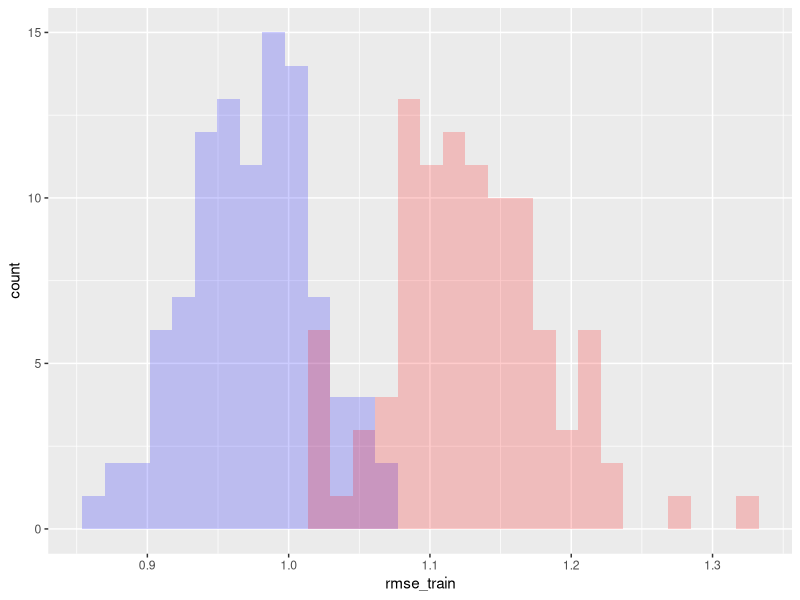
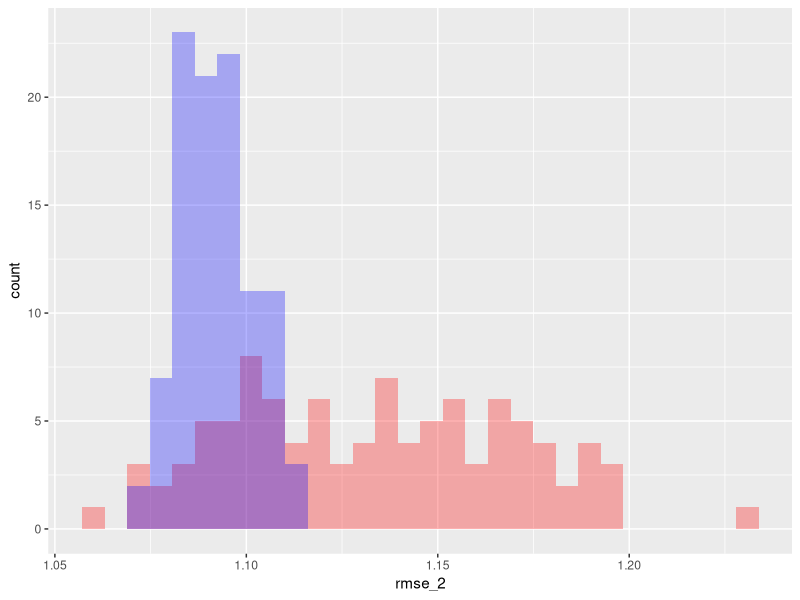
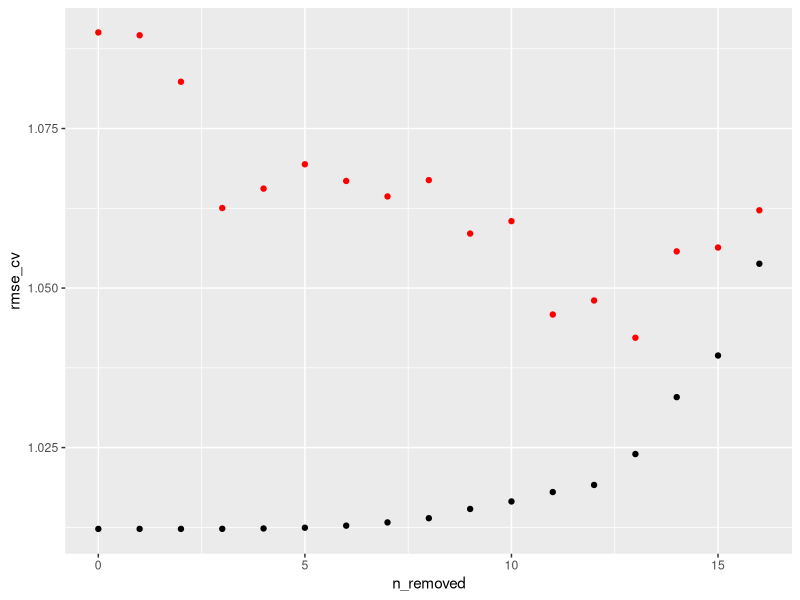
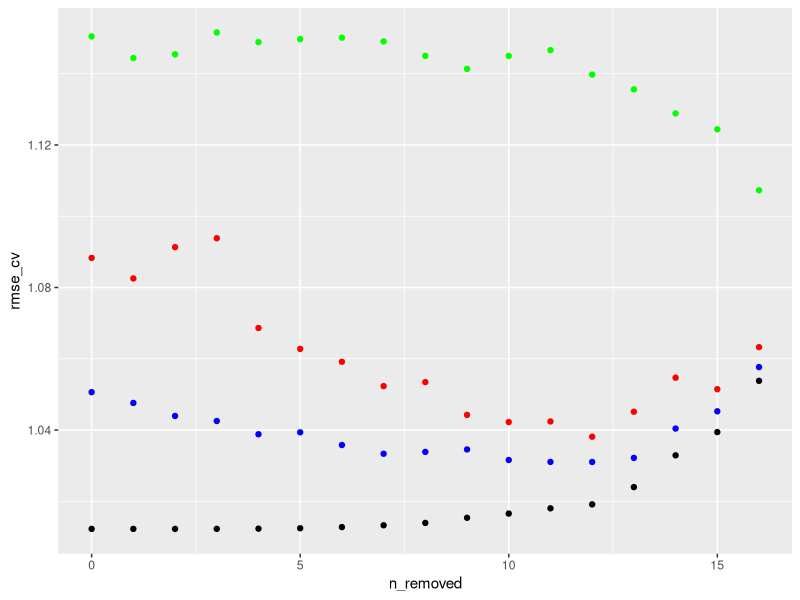
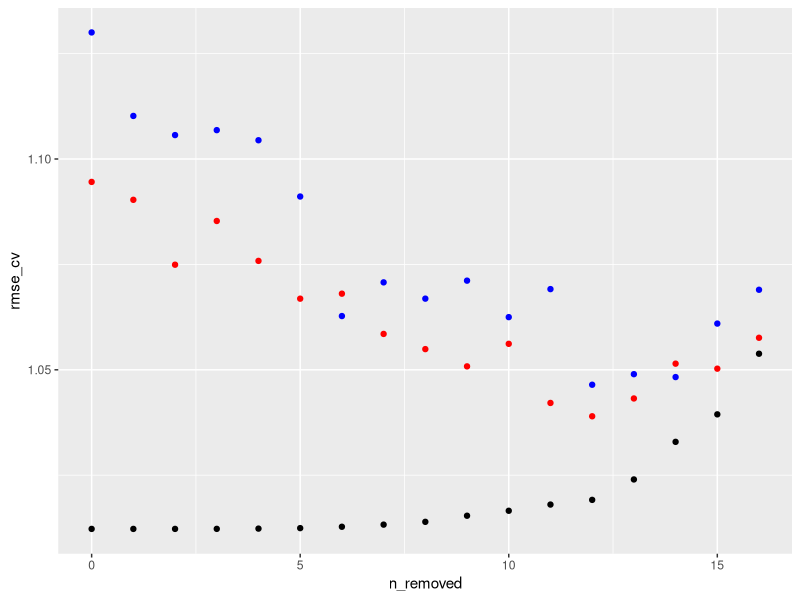

Write R code to recreate these figures, in order. (Note: this script raises an error after producing the figures.)
library(dplyr)
library(ggplot2)

# Load data
setwd('C:/Users/Andrew/Documents/Signal/curriculum/datasets/speed-dating-simple/')
df = read.csv('speed-dating-simple.csv')
df_attr = select(df, -intel_o, -amb_o, -fun_o, -sinc_o)
df_attr = filter(df_attr, gender==0)
df_attr = select(df_attr, -gender)

# Single train/test split
split_data = function(df) {
  groups = sample(1:nrow(df)) %% 2
  train = df[groups == 0, ]
  test = df[groups == 1, ]
  list(train=train, test=test)
}

split_predict = function(train, test) {
  model = lm(attr_o ~ ., train)
  pred_train = predict(model, train)
  pred_test = predict(model, test)
  list(train=pred_train, test=pred_test)
}

rmse = function(x, y) sqrt(mean((x-y)^2))

niter = 100
rmse_train = rep(0, niter)
rmse_test = rep(0, niter)
for (i in 1:niter) {
  print(paste('Iteration:', i))
  splits = split_data(df_attr)
  preds = split_predict(splits$train, splits$test)
  rmse_train[i] = rmse(preds$train, splits$train$attr_o)
  rmse_test[i] = rmse(preds$test, splits$test$attr_o)
}
rmses = data.frame(rmse_train, rmse_test)
ggplot(rmses) + geom_histogram(aes(rmse_train), fill="blue", alpha=0.2) + geom_histogram(aes(rmse_test), fill="red", alpha=0.2)

std_error = function(x) sd(x) / sqrt(length(x))

std_error(rmse_test)
std_error(rmse_train)

# n-fold cross validation
nfold_cv = function(df, n_folds) {
  # Make empty predictions vector
  preds = numeric(nrow(df))

  # Calculate the different folds
  folds = sample(nrow(df)) %% n_folds + 1

  for (i in 1:n_folds) {
    # Get subsets of the data
    df_train = df[folds != i, ]
    df_test = df[folds == i, ]

    # Fit linear model to training set
    fit = lm(attr_o ~ ., df_train)

    # Make predictions for other training set
    preds[folds == i] = predict(fit, df_test)
  }

  # Return RMSE
  sqrt(mean((preds - df$attr_o)^2))
}

# Run 100 trials for calculation of RMSE
rmse_2 = numeric(100)
rmse_10 = numeric(100)

for (i in 1:100) {
  print(paste('Iteration', i))
  rmse_2[i] = nfold_cv(df_attr, 2)
  rmse_10[i] = nfold_cv(df_attr, 10)
}

# Plot values of RMSE
df_rmse = data.frame(rmse_2, rmse_10)
ggplot(df_rmse) + geom_histogram(aes(x=rmse_2), alpha=0.3, fill="red") + geom_histogram(aes(x=rmse_10), alpha=0.3, fill="blue")

std_error(rmse_2)
std_error(rmse_10)


# Stepwise regression code by Michael Beese II (heavily modified)

backward_step = function(df) {
  rmse_cv = c()
  rmse_nocv = c()
  n_removed = c()
  n_removed_count = 0
  while (length(colnames(df)) > 1) {
    # Fit model
    model = lm(attr_o ~ ., df)

    # Add cross-validated RMSE estimate
    rmse_cv = c(rmse_cv, nfold_cv(df, 10))

    # Add RMSE for linear regression on whole dataset
    rmse_nocv = c(rmse_nocv, rmse(predict(model, df), df$attr_o))

    # Add # features removed
    n_removed = c(n_removed, n_removed_count)

    # Feature elimination
    sumDF = as.data.frame(summary(model)$coefficients)
    sumDF = cbind(sumDF, rownames(sumDF))
    sumDF = sumDF[-1, ] # remove Intercept column
    maxRow = filter(sumDF, sumDF[4] == max(sumDF[4])) # biggest p-value

    # Eliminate column
    df = select(df, -one_of(as.character(maxRow[[5]])))

    n_removed_count = n_removed_count + 1
  }
  return(data.frame(n_removed=n_removed, rmse_cv=rmse_cv, rmse_nocv=rmse_nocv))
}

step_results = backward_step(df_attr)

# Not a completely smooth plot, but RMSE decreases as
# features are removed and then sharply climbs when you've
# removed ~14 variables
ggplot(step_results) + geom_point(aes(x=n_removed, y=rmse_cv), color="red") + geom_point(aes(x=n_removed, y=rmse_nocv))

# Using the real step() function
backStepOfficial = function(df) {
  responseVars = c("attr_o", "sinc_o","intel_o","fun_o","amb_o")
  finalModels = list()
  for(i in responseVars){
    activities = select(df, one_of(i), sports:yoga)
    f = paste(i,"~.")
    model = lm(f, activities)
    s = step(model, formula(model), direction="backward")
    finalModels[[length(finalModels)+1]] = s
  }
  return(finalModels)
}

# Female vs. male
step_f = backStepOfficial(filter(df, gender==0))
step_m = backStepOfficial(filter(df, gender==1))

# Bootstrap functions

bootstrap_bad = function(df, approach) {
  rmse_sum = 0
  for (i in 1:100) {
    idx_btstrap = sample(1:nrow(df), replace=TRUE)
    df_btstrap = df[idx_btstrap, ]

    if (approach == 1) {
      train = df_btstrap
      test = df
    } else if (approach == 2) {
      train = df
      test = df_btstrap
    }

    # Train model
    model = lm(attr_o ~ ., train)
    preds = predict(model, test)

    rmse_sum = rmse_sum + rmse(preds, df$attr_o)
  }
  rmse_sum / 100
}

backward_step_2 = function(df) {
  rmse_cv = c()
  rmse_nocv = c()
  rmse_btstrap_1 = c()
  rmse_btstrap_2 = c()
  n_removed = c()
  n_removed_count = 0
  while (length(colnames(df)) > 1) {
    # Fit model
    model = lm(attr_o ~ ., df)

    # Add cross-validated RMSE estimate
    rmse_cv = c(rmse_cv, nfold_cv(df, 10))

    # Add RMSE for linear regression on whole dataset
    rmse_nocv = c(rmse_nocv, rmse(predict(model, df), df$attr_o))

    # Add bootstrap RMSE
    rmse_btstrap_1 = c(rmse_btstrap_1, bootstrap_bad(df, approach=1))
    rmse_btstrap_2 = c(rmse_btstrap_2, bootstrap_bad(df, approach=2))

    # Add # features removed
    n_removed = c(n_removed, n_removed_count)

    # Feature elimination
    sumDF = as.data.frame(summary(model)$coefficients)
    sumDF = cbind(sumDF, rownames(sumDF))
    sumDF = sumDF[-1, ] # remove Intercept column
    maxRow = filter(sumDF, sumDF[4] == max(sumDF[4])) # biggest p-value

    # Eliminate column
    df = select(df, -one_of(as.character(maxRow[[5]])))

    n_removed_count = n_removed_count + 1
  }
  return(data.frame(n_removed=n_removed, rmse_cv=rmse_cv, rmse_nocv=rmse_nocv, rmse_btstrap_1=rmse_btstrap_1, rmse_btstrap_2=rmse_btstrap_2))
}

step_results_2 = backward_step_2(df_attr)

ggplot(step_results_2) + geom_point(aes(x=n_removed, y=rmse_cv), color="red") + geom_point(aes(x=n_removed, y=rmse_nocv)) + geom_point(aes(x=n_removed, y=rmse_btstrap_1), color="blue") + geom_point(aes(x=n_removed, y=rmse_btstrap_2), color="green")

bootstrap_good = function(df) {
  rmse_sum = 0
  for (i in 1:100) {
    idx_btstrap = sample(1:nrow(df), replace=TRUE)
    df_btstrap = df[idx_btstrap, ]
    model = lm(attr_o ~ ., df_btstrap)

    preds = predict(model, df[-unique(idx_btstrap), ])
    rmse_sum = rmse_sum + rmse(preds, df$attr_o[-unique(idx_btstrap)])
  }
  rmse_sum / 100
}

backward_step_3 = function(df) {
  rmse_cv = c()
  rmse_nocv = c()
  rmse_btstrap = c()
  n_removed = c()
  n_removed_count = 0
  while (length(colnames(df)) > 1) {
    # Fit model
    model = lm(attr_o ~ ., df)

    # Add cross-validated RMSE estimate
    rmse_cv = c(rmse_cv, nfold_cv(df, 10))

    # Add RMSE for linear regression on whole dataset
    rmse_nocv = c(rmse_nocv, rmse(predict(model, df), df$attr_o))

    # Add bootstrap RMSE
    rmse_btstrap = c(rmse_btstrap, bootstrap_good(df))

    # Add # features removed
    n_removed = c(n_removed, n_removed_count)

    # Feature elimination
    sumDF = as.data.frame(summary(model)$coefficients)
    sumDF = cbind(sumDF, rownames(sumDF))
    sumDF = sumDF[-1, ] # remove Intercept column
    maxRow = filter(sumDF, sumDF[4] == max(sumDF[4])) # biggest p-value

    # Eliminate column
    df = select(df, -one_of(as.character(maxRow[[5]])))

    n_removed_count = n_removed_count + 1
  }
  return(data.frame(n_removed=n_removed, rmse_cv=rmse_cv, rmse_nocv=rmse_nocv, rmse_btstrap=rmse_btstrap))
}

step_results_3 = backward_step_3(df_attr)

ggplot(step_results_3) + geom_point(aes(x=n_removed, y=rmse_cv), color="red") + geom_point(aes(x=n_removed, y=rmse_nocv)) + geom_point(aes(x=n_removed, y=rmse_btstrap), color="blue")

# Use whole dataset for convenience
rmses_btstrap = sapply(1:100, function(x) bootstrap_good(df_attr))
rmses_cv = sapply(1:100, function(x) nfold_cv(df_attr, 10))
qplot(rmses_btstrap) + qplot(rmses_cv)
